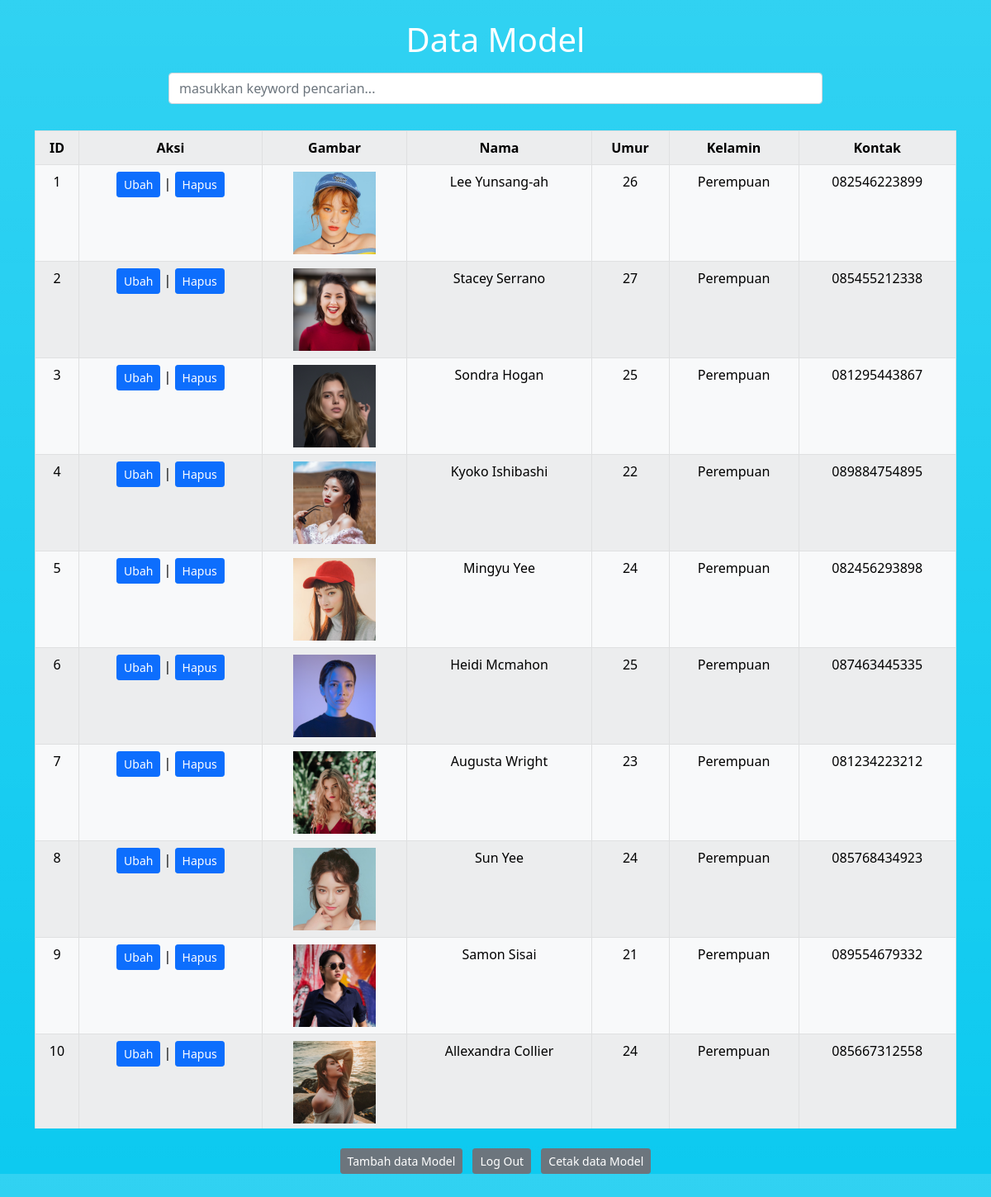
/index.php (signed in), run on the app's committed database.
### tables this page shows
CREATE TABLE `model` (
  `id` int(11) NOT NULL,
  `nama` varchar(50) NOT NULL,
  `umur` int(3) NOT NULL,
  `kelamin` varchar(15) NOT NULL,
  `kontak` char(12) NOT NULL,
  `image` varchar(30) NOT NULL
);

### functions.php (called while the page is built, shortened)
<?php
$conn = mysqli_connect("localhost", "root", "", "phpdasar");
function query($query){
	global $conn;
	$result = mysqli_query($conn, $query);
	$rows = [];
	if (!$result) {
		return mysqli_error($conn);
	} else {
		while ($row = mysqli_fetch_assoc($result)) {
			$rows[] = $row;
		}
		return $rows;
	}
}
?>

### index.php (the view, shortened to what this page needs)
<?php
require "functions.php";
$model = query("SELECT * FROM model");
?>
<!DOCTYPE html>
<html lang="en">
<head>
    <link href="https://cdn.jsdelivr.net/npm/bootstrap@5.0.2/dist/css/bootstrap.min.css" rel="stylesheet">
</head>
<body class="bg-info bg-gradient">
	<header class="header mt-4 mb-2">
		<div class="row text-center justify-content-center">
			<div class="col-4">
				<h1>Data Model</h1>
			</div>
		</div>
	</header>
	<section class="search_engine mb-3">
		<div class="row justify-content-center">
			<div class="col-8">
				<form action="" method="post">
					<div class="mb-3">
						<input type="text" name="keyword" autofocus size="40" placeholder="masukkan keyword pencarian..." autocomplete="off" id="keyword" class="form-control">
					</div>
				</form>
			</div>
		</div>
	</section>
	<section class="tabel">
		<div class="container overflow-auto">
			<div class="row justify-content-center">
				<div class="col tabel_column">
					<table border="1" cellpadding="10" cellspacing="0" class="table table-light table-striped table-bordered text-center">
						<tr>
							<th>ID</th>
							<th>Aksi</th>
							<th>Gambar</th>
							<th>Nama</th>
							<th>Umur</th>
							<th>Kelamin</th>
							<th>Kontak</th>
						</tr>
						<?php foreach ($model as $row) : ?>
						<tr>
							<td><?= $row["id"]; ?></td>
							<td>
								<a href="ubah.php?id=<?= $row["id"]; ?>" class="btn btn-primary btn-sm">Ubah</a> |
								<a href="hapus.php?id=<?= $row["id"]; ?>" onclick = "return confirm('Data akan dihapus. YAKIN??');" class="btn btn-primary btn-sm">Hapus</a>
							</td>
							<td><img src="img/<?= $row["image"]; ?>" alt="<?= $row["image"]; ?>" width="100"></td>
							<td><?= $row["nama"]; ?></td>
							<td><?= $row["umur"]; ?></td>
							<td><?= $row["kelamin"]; ?></td>
							<td><?= $row["kontak"]; ?></td>
						</tr>
						<?php endforeach; ?>
					</table>
				</div>
			</div>
		</div>
	</section>
	<footer class="footer mt-4">
		<div class="row justify-content-center">
			<div class="col-6 text-center">
				<a href="tambah.php" class="btn btn-secondary btn-sm">Tambah data Model</a>
				<a href="logout.php" class="btn btn-secondary btn-sm ms-2 me-2 logout-btn">Log Out</a>
				<a href="print.php" target="_blank" class="btn btn-secondary btn-sm">Cetak data Model</a>
			</div>
		</div>
	</footer>
</body>
</html>

### index.php (style rules this page uses)
body { background-color: transparent; }
header h1 { color: white; }
.tabel .container { height: 60vh; }

### data on the page
model: id "1", image (picture), nama "Lee Yunsang-ah", umur "26", kelamin "Perempuan", kontak "082546223899"
model: id "2", image (picture), nama "Stacey Serrano", umur "27", kelamin "Perempuan", kontak "085455212338"
model: id "3", image (picture), nama "Sondra Hogan", umur "25", kelamin "Perempuan", kontak "081295443867"
model: id "4", image (picture), nama "Kyoko Ishibashi", umur "22", kelamin "Perempuan", kontak "089884754895"
model: id "5", image (picture), nama "Mingyu Yee", umur "24", kelamin "Perempuan", kontak "082456293898"
model: id "6", image (picture), nama "Heidi Mcmahon", umur "25", kelamin "Perempuan", kontak "087463445335"
model: id "7", image (picture), nama "Augusta Wright", umur "23", kelamin "Perempuan", kontak "081234223212"
model: id "8", image (picture), nama "Sun Yee", umur "24", kelamin "Perempuan", kontak "085768434923"
model: id "9", image (picture), nama "Samon Sisai", umur "21", kelamin "Perempuan", kontak "089554679332"
model: id "10", image (picture), nama "Allexandra Collier", umur "24", kelamin "Perempuan", kontak "085667312558"
